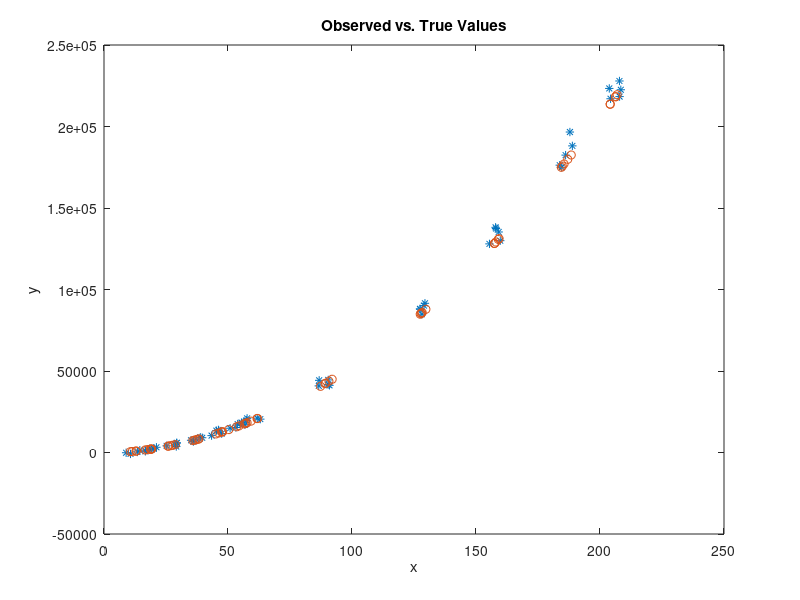

MATLAB code to generate this figure: (Note: this script raises an error after producing the figure.)
%% SIMULATIONS

% Viktor Witkovsky (witkovsky@savba.sk)
% Ver.: '18-Sep-2023 14:57:24'

clear
close all

%% Load data / Good data

%load Data14_BV52_1622021alahysitron.mat
%load Data16_BV52_2222021alahysitron.mat
%load Data17_BV52_932021progressive
%load Data18_BV52_19112020.mat
%load Data19_BV52_322021.mat
%load DataBerk52_25032021.mat

%% Bad data

load DataBerk52_25032021.mat; Uy = Uy20;
%load DataBerk227_2452.mat; Uy = Uy20;
%load DataBerk618_2met.mat

%%

m = length(x);
if isempty(Uxy)
    Uxy = zeros(m);
end
U   = [Ux Uxy; Uxy' Uy];

%% Model / %% Generate data
% EXAMPLE_OEFPIL DataBerk227_2452
%     "params": ["a2", "a1", "a12", "a14"],
%     "f": "a2*x^2 + a1*x + a12*x^(1/2) + a14*x^(1/4)",
%     "dfdx": ["2*a2*x + a1 + 1/2*a12*x^(-1/2) + 1/4*a14*x^(-3/4)"],
%     "dfdp": ["x^2", "x", "x^(1/2)", "x^(1/4)"]

gfun = @(mu,beta)beta(1)*mu.^2+beta(2)*mu+beta(3)*mu.^(1/2)+beta(4)*mu.^(1/4);

beta = [ 5   10   500  -1000];

mu = round(x*10)/10;
nu = gfun(mu,beta);

munu = [mu nu];

xy = munu(:) + sqrtm(full(U)) * randn(2*m,1);

x = xy(1:m);
y = xy(m+(1:m));

%% Observed vs. True Values

figure
plot(x,y,'*',mu,nu,'o')
xlabel('x')
ylabel('y')
title('Observed vs. True Values')
legend('Observed values','True values','Location','nw')

%% Fit the model by OEFPIL

mu0 = {x, y};

beta0 = [1;0;0;0];

fun = @(mu,beta)beta(1)*mu{1}.^2+beta(2)*mu{1}+beta(3)*mu{1}.^(1/2)+beta(4)*mu{1}.^(1/4)-mu{2};

options.funDiff_mu = @(mu,beta) {2*beta(1)*mu{1} + beta(2) + mu{1}.^(-1/2)*beta(3)/2 + mu{1}.^(-3/2)*beta(4)/4,  - ones(size(mu{2}))};
options.funDiff_beta = @(mu,beta) [mu{1}.^2, mu{1}, mu{1}.^(1/2), mu{1}.^(1/4)];

options.method = 'oefpil';
options.tol = 1e-10;
options.criterion = 'parameterdifferences';
%options.criterion = 'function';
options.isPlot = false;

result = OEFPIL({x,y},U,fun,mu0,beta0,options);

%% Observed vs. True vs. Fitted Values

figure
plot(x,y,'*',mu,nu,'o',result.mu{1},result.mu{2},'+')
xlabel('x')
ylabel('y')
title('Observed vs. True vs. Fitted Values')
legend('Observed values','True values','Fitted Values','Location','nw')
